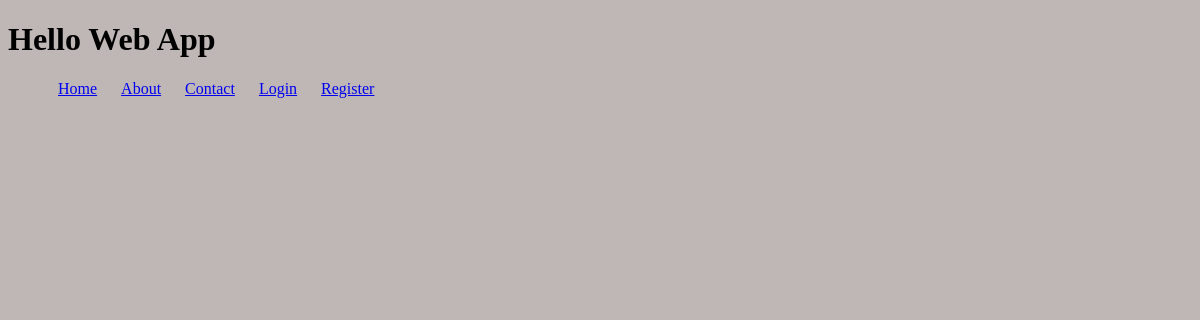
/, run on an earlier commit of the app's database.
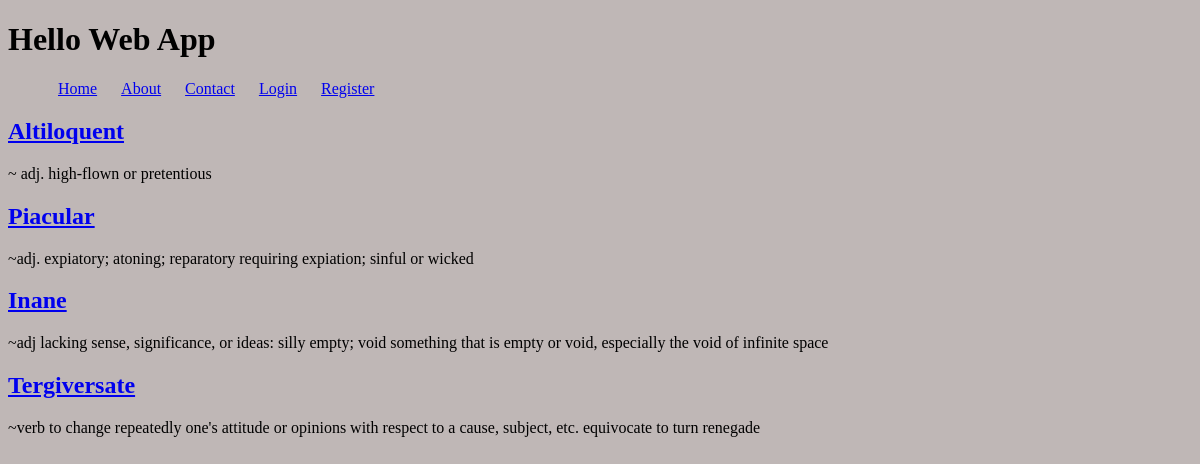
And on a later commit of the database.
### collection/models.py (models this page shows)
class Word(models.Model):
    name = models.CharField(max_length=255)
    description = models.TextField()
    slug = models.SlugField(unique=True)

### collection/views.py (the view)
# urls.py: path('', views.index, name='home'),
def index(request):
    words = Word.objects.all()
    return render(request, 'index.html', {
        'words' : words,
    })

### collection/templates/index.html (shortened to what this page needs)
{% extends 'base.html' %}
{% load humanize %}
{% block content %}
  {% for word in words %}
  <h2><a href="{% url 'word_detail' slug=word.slug %}">
      {{ word.name }}</a></h2>
  <p>{{ word.description }}</p>
  {% endfor %}
{% endblock content %}

### collection/templates/base.html (shortened to what this page needs)
{% load staticfiles %}
<!doctype html>
<html>
<head>
  <link rel="stylesheet" href="{% static 'css/style.css' %}" />
</head>
<body>
  <header>
    <h1>Hello Web App</h1>
    <nav>
      <ul>
        <li><a href="{% url 'home' %}">Home</a></li>
        <li><a href="{% url 'about' %}">About</a></li>
        <li><a href="{% url 'contact' %}">Contact</a></li>
        {% if user.is_authenticated %}
        <li><a href="{% url 'auth_logout' %}">Logout</a></li>
        {% else %}
        <li><a href="{% url 'auth_login' %}">Login</a></li>
        <li><a href="{% url 'registration_register' %}">Register</a></li>
        {% endif %}
      </ul>
    </nav>
  </header>
  {% block content %}{% endblock content %}
</body>
</html>

### collection/static/css/style.css (style rules this page uses)
body { background-color: #bfb7b6; font-style: normal; }
ul { list-style-type: none; }
li { display: inline; margin: 10px; }

What changed in the data, as far as the page shows it:
added Word: name "Altiloquent", description "~ adj. high-flown or pretentious"
added Word: name "Piacular", description "~adj. expiatory; atoning; reparatory requiring expiation; sinful or wicked"
added Word: name "Inane", description "~adj lacking sense, significance, or ideas: silly empty; void something that is empty or void, especially the void of infinite space"
added Word: name "Tergiversate", description "~verb to change repeatedly one's attitude or opinions with respect to a cause, subject, etc. equivocate to turn renegade"
